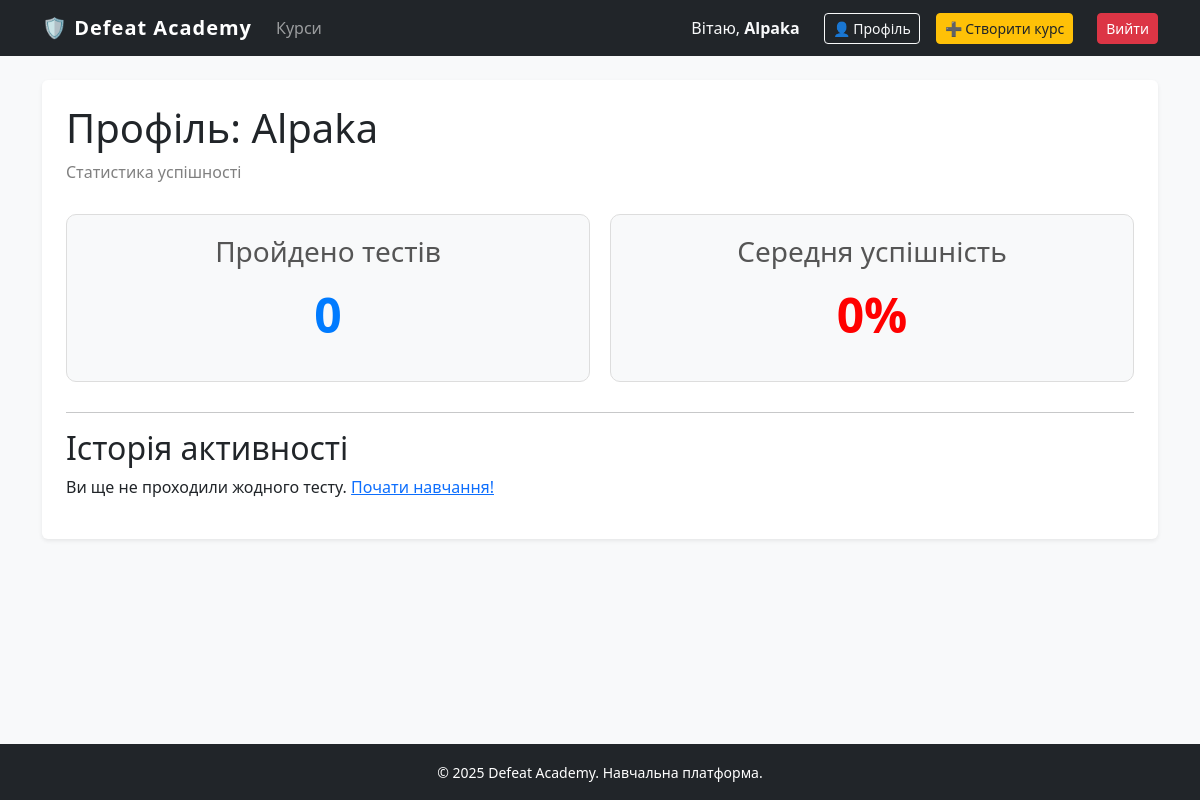
/profile/ (signed in), run on an earlier commit of the app's database.
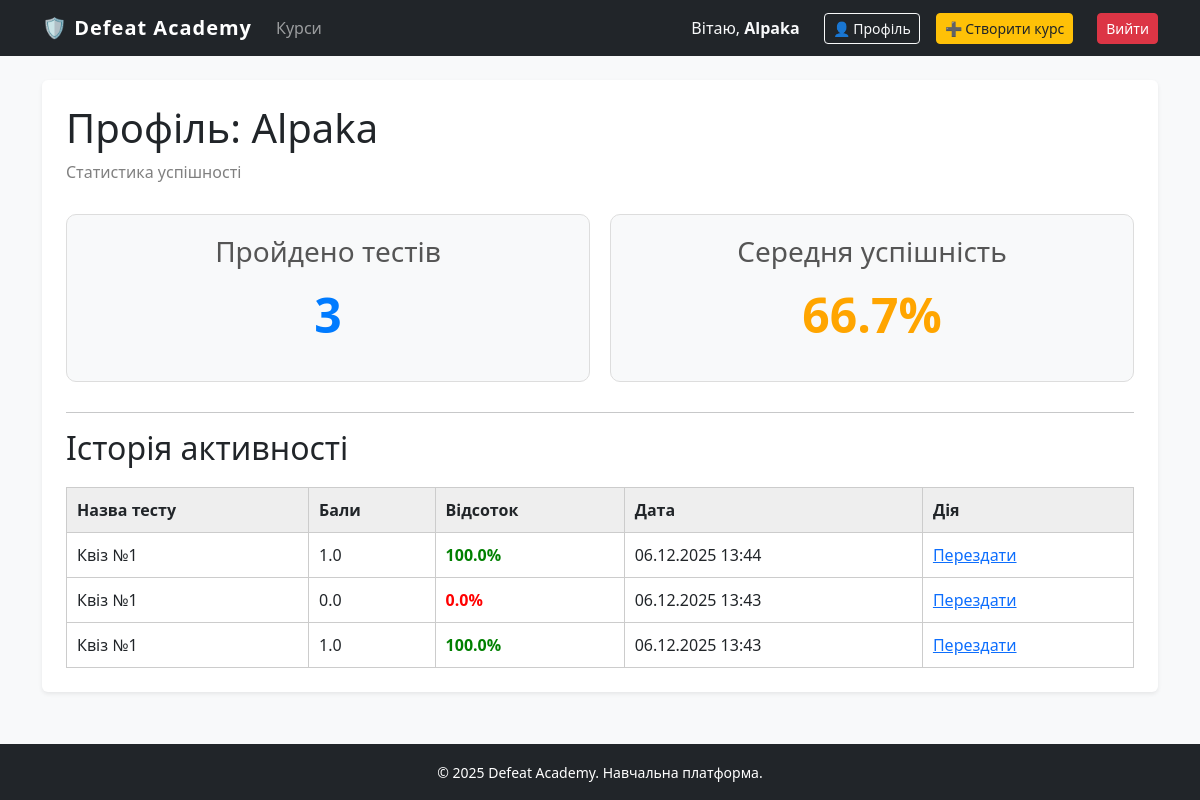
And on a later commit of the database.
### academy/models.py (models this page shows, shortened)
class Result(models.Model):
    test = models.ForeignKey(Test, on_delete=models.CASCADE)
    user = models.ForeignKey(User, on_delete=models.CASCADE)
    score = models.FloatField()      # Кількість правильних відповідей
    percentage = models.FloatField() # Відсоток успішності
    created_at = models.DateTimeField(auto_now_add=True)

class Test(models.Model):
    course = models.ForeignKey(Course, on_delete=models.CASCADE)
    name = models.CharField(max_length=200)
    max_score = models.PositiveIntegerField(default=100)
    duration = models.PositiveIntegerField(default=20, help_text='Хв')

### academy/views.py (the view)
# urls.py: path('profile/', views.profile, name='profile'),
@login_required
def profile(request):
    user = request.user
    user_results = Result.objects.filter(user=user).order_by('-created_at')
    total_tests_taken = user_results.count()
    stats = user_results.aggregate(Avg('percentage'))
    average_score = stats['percentage__avg']
    if average_score is None:
        average_score = 0
    context = {
        'results': user_results,
        'total_tests_taken': total_tests_taken,
        'average_score': round(average_score, 1),
    }
    return render(request, 'academy/profile.html', context)

### academy/templates/academy/profile.html
{% extends 'academy/base.html' %}
{% block content %}
<div>
    <h1>Профіль: {{ user.username }}</h1>
    <p style="color: gray;">Статистика успішності</p>
    <div style="display: flex; gap: 20px; margin: 30px 0;">
        <div style="flex: 1; padding: 20px; background: #f8f9fa; border-radius: 10px; text-align: center; border: 1px solid #ddd;">
            <h3 style="margin: 0; color: #555;">Пройдено тестів</h3>
            <p style="font-size: 3em; font-weight: bold; margin: 10px 0; color: #007bff;">
                {{ total_tests_taken }}
            </p>
        </div>
        <div style="flex: 1; padding: 20px; background: #f8f9fa; border-radius: 10px; text-align: center; border: 1px solid #ddd;">
            <h3 style="margin: 0; color: #555;">Середня успішність</h3>
            <p style="font-size: 3em; font-weight: bold; margin: 10px 0; color: {% if average_score >= 80 %}green{% elif average_score >= 50 %}orange{% else %}red{% endif %};">
                {{ average_score }}%
            </p>
        </div>
    </div>
    <hr>
    <h2>Історія активності</h2>
    {% if results %}
        <table style="width: 100%; border-collapse: collapse; margin-top: 20px;">
            <thead>
                <tr style="background: #eee; text-align: left;">
                    <th style="padding: 10px; border: 1px solid #ccc;">Назва тесту</th>
                    <th style="padding: 10px; border: 1px solid #ccc;">Бали</th>
                    <th style="padding: 10px; border: 1px solid #ccc;">Відсоток</th>
                    <th style="padding: 10px; border: 1px solid #ccc;">Дата</th>
                    <th style="padding: 10px; border: 1px solid #ccc;">Дія</th>
                </tr>
            </thead>
            <tbody>
                {% for res in results %}
                <tr>
                    <td style="padding: 10px; border: 1px solid #ccc;">{{ res.test.name }}</td>
                    <td style="padding: 10px; border: 1px solid #ccc;">{{ res.score }}</td>
                    <td style="padding: 10px; border: 1px solid #ccc;">
                        <span style="font-weight: bold; color: {% if res.percentage >= 80 %}green{% elif res.percentage >= 50 %}orange{% else %}red{% endif %};">
                            {{ res.percentage }}%
                        </span>
                    </td>
                    <td style="padding: 10px; border: 1px solid #ccc;">{{ res.created_at|date:"d.m.Y H:i" }}</td>
                    <td style="padding: 10px; border: 1px solid #ccc;">
                        <a href="{% url 'academy:test' res.test.course.id res.test.id %}">Перездати</a>
                    </td>
                </tr>
                {% endfor %}
            </tbody>
        </table>
    {% else %}
        <p>Ви ще не проходили жодного тесту. <a href="{% url 'academy:index' %}">Почати навчання!</a></p>
    {% endif %}
</div>
{% endblock %}

### academy/templates/academy/base.html (shortened to what this page needs)
<!DOCTYPE html>
<html lang="uk">
<head>
    <link href="https://cdn.jsdelivr.net/npm/bootstrap@5.3.0/dist/css/bootstrap.min.css" rel="stylesheet">
</head>
<body>
    <nav class="navbar navbar-expand-lg navbar-dark bg-dark mb-4">
        <div class="container">
            <a class="navbar-brand" href="{% url 'academy:index' %}">🛡️ Defeat Academy</a>
            <div class="collapse navbar-collapse" id="navbarNav">
                <ul class="navbar-nav me-auto">
                    <li class="nav-item">
                        <a class="nav-link" href="{% url 'academy:courses' %}">Курси</a>
                    </li>
                </ul>
                <div class="d-flex align-items-center gap-3">
                    {% if user.is_authenticated %}
                        <span class="text-light me-2">Вітаю, <strong>{{ user.username }}</strong></span>
                        <a href="{% url 'academy:profile' %}" class="btn btn-outline-light btn-sm">👤 Профіль</a>
                        <a href="{% url 'academy:create_course' %}" class="btn btn-warning btn-sm text-dark me-2">➕ Створити курс</a>
                        <form action="{% url 'users:logout' %}" method="post" style="margin: 0;">
                            <button type="submit" class="btn btn-danger btn-sm">Вийти</button>
                        </form>
                    {% else %}
                        <a href="{% url 'users:login' %}" class="btn btn-outline-light btn-sm">Увійти</a>
                        <a href="{% url 'users:register' %}" class="btn btn-primary btn-sm">Реєстрація</a>
                    {% endif %}
                </div>
            </div>
        </div>
    </nav>
    <main class="container main-content">
        <div class="bg-white p-4 rounded shadow-sm">
            {% block content %}
            {% endblock content %}
        </div>
    </main>
    <footer class="bg-dark text-white text-center py-3 mt-4">
        <div class="container">
            <small>&copy; 2025 Defeat Academy. Навчальна платформа.</small>
        </div>
    </footer>
</body>
</html>

### academy/templates/academy/base.html (style rules this page uses)
body { background-color: #f8f9fa; min-height: 100vh; display: flex; flex-direction: column; }
.main-content { flex: 1; }
.navbar-brand { font-weight: bold; letter-spacing: 1px; }

What changed in the data, as far as the page shows it:
added Result: test.name "Квіз №1", score "1.0", percentage "100.0", created_at "06.12.2025 13:44"
added Result: test.name "Квіз №1", score "0.0", percentage "0.0", created_at "06.12.2025 13:43"
added Result: test.name "Квіз №1", score "1.0", percentage "100.0", created_at "06.12.2025 13:43"
Also different on the page:
{{ total_tests_taken }}: "0" → "3"
{{ average_score }}: "0" → "66.7"
text no longer shown: "Ви ще не проходили жодного тесту. Почати навчання!"
text now shown: "Назва тесту Бали Відсоток Дата Дія"
